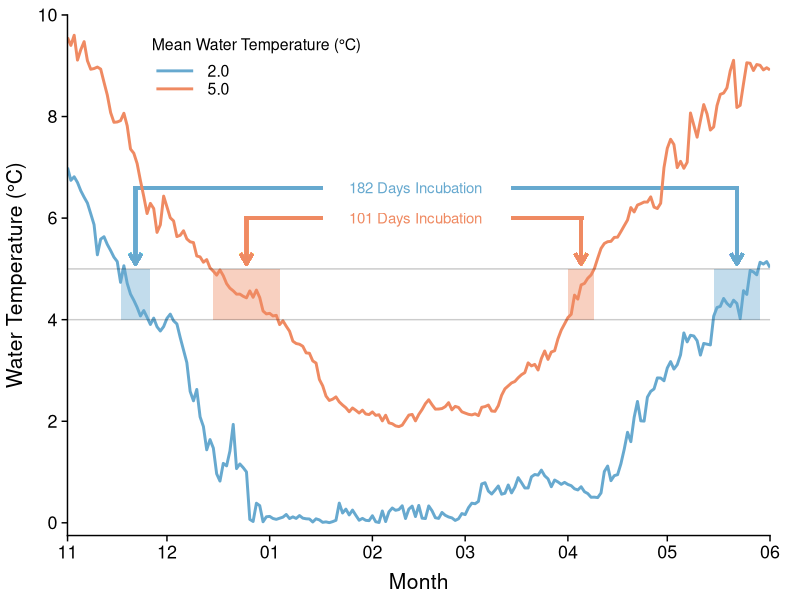

This figure's R source: (Note: this script raises an error after producing the figure.)
## ===========================================================
## Clear the environment first
## ===========================================================
rm(list = ls(all.names=TRUE))


## ===========================================================
## Load packages
## ===========================================================
library(readxl)
library(dplyr)
library(ggplot2)
library(lubridate)
library(tidyr)
library(grid)
library(gridExtra)
library(gtable)
library(geosphere)
library(zoo)
library(cowplot)


## ===========================================================
## Load data and prepare
## ===========================================================
temp.n <- read.csv("data/mock-temperature/HOBO-Lake-Superior-SandIsland-ModelingMock-Normal.csv", header = TRUE) %>% 
  mutate(date = as.POSIXct(paste0(year, "-", month, "-", day), format = "%Y-%m-%d"),
         group = "Normal")
temp.h <- read.csv("data/mock-temperature/HOBO-Lake-Superior-SandIsland-ModelingMock-Hot.csv", header = TRUE) %>% 
  mutate(date = as.POSIXct(paste0(year, "-", month, "-", day), format = "%Y-%m-%d"),
         group = "Hot")

temp <- bind_rows(temp.n, temp.h) %>% 
  filter(date < as.POSIXct("2018-06-02")) %>% 
  mutate(group = factor(group, ordered = TRUE, levels = c("Normal", "Hot"))) 

temp.spawn.start <- temp %>% group_by(group) %>% 
  filter(date < "2018-01-15") %>% 
  filter(mean.sst <= 5.0) %>% 
  filter(row_number() == 1) %>% 
  dplyr::select(group, spawn.start = date)

temp.spawn.end <- temp %>% group_by(group) %>% 
  filter(date < "2018-01-30") %>% 
  filter(mean.sst <= 4.0) %>% 
  filter(row_number() == 1) %>% 
  dplyr::select(group, spawn.end = date)

temp.hatch.start <- temp %>% group_by(group) %>% 
  filter(date > "2018-03-01") %>% 
  filter(mean.sst >= 4.0) %>% 
  filter(row_number() == 1) %>% 
  dplyr::select(group, hatch.start = date)

temp.hatch.end <- temp %>% group_by(group) %>% 
  filter(date > "2018-03-01") %>% 
  filter(mean.sst >= 5.0) %>% 
  filter(row_number() == 1) %>% 
  dplyr::select(group, hatch.end = date)


temp.spawn <- left_join(temp.spawn.start, temp.spawn.end) %>% 
  group_by(group) %>% 
  mutate(mean.date = mean(as.POSIXct(c(spawn.end, spawn.start), format = c("%Y-%m-%d"))))
temp.spawn.n <- temp.spawn %>% filter(group == "Normal")
temp.spawn.h <- temp.spawn %>% filter(group == "Hot")

temp.hatch <- left_join(temp.hatch.start, temp.hatch.end) %>% 
  group_by(group) %>% 
  mutate(mean.date = mean(as.POSIXct(c(hatch.end, hatch.start), format = c("%Y-%m-%d"))))
temp.hatch.n <- temp.hatch %>% filter(group == "Normal")
temp.hatch.h <- temp.hatch %>% filter(group == "Hot")

temp.summary <- temp %>% 
  left_join(temp.spawn.end) %>% 
  left_join(temp.hatch.start) %>% 
  group_by(group) %>% 
  #filter(date > spawn.end, date < hatch.start) %>% 
  summarize(mean.temp = mean(mean.sst),
            sd.temp = sd(mean.sst))

temp.incubation <- temp %>% 
  left_join(temp.spawn.end) %>% 
  left_join(temp.hatch.start) %>% 
  group_by(group) %>% 
  filter(date > spawn.end, date < hatch.start) %>% 
  summarize(n = n())

plot <- ggplot(data = temp, aes(x = date, y = mean.sst, group = group, color = group)) +
  annotate("rect", xmin = temp.spawn.n$spawn.start, xmax = temp.spawn.n$spawn.end, ymin = 4, ymax = 5, color = NA, fill = "#67a9cf", alpha = 0.4) +
  annotate("rect", xmin = temp.spawn.h$spawn.start, xmax = temp.spawn.h$spawn.end, ymin = 4, ymax = 5, color = NA, fill = "#ef8a62", alpha = 0.4) +
  annotate("rect", xmin = temp.hatch.n$hatch.start, xmax = temp.hatch.n$hatch.end, ymin = 4, ymax = 5, color = NA, fill = "#67a9cf", alpha = 0.4) +
  annotate("rect", xmin = temp.hatch.h$hatch.start, xmax = temp.hatch.h$hatch.end, ymin = 4, ymax = 5, color = NA, fill = "#ef8a62", alpha = 0.4) +
  ## Blue Label
  geom_segment(y = 6.6, x = temp.spawn.n$mean.date, yend = 5.1, xend = temp.spawn.n$mean.date, size = 1.1, color = "#67a9cf", arrow = arrow(length = unit(0.3, "cm"))) +
  geom_segment(y = 6.6, x = temp.hatch.n$mean.date, yend = 5.1, xend = temp.hatch.n$mean.date, size = 1.1, color = "#67a9cf", arrow = arrow(length = unit(0.3, "cm"))) +
  geom_segment(y = 6.6, x = temp.spawn.n$mean.date-(15*60*60), yend = 6.6, xend = as.POSIXct("2018-01-17"), size = 1.1, color = "#67a9cf") +
  geom_segment(y = 6.6, x = temp.hatch.n$mean.date+(15*60*60), yend = 6.6, xend = as.POSIXct("2018-03-15"), size = 1.1, color = "#67a9cf") +
  annotate("text", x = as.POSIXct("2018-02-14"), y = 6.6, label = "182 Days Incubation", color = "#67a9cf", size = 3.8, hjust = 0.5) +
  ## Orange Label
  geom_segment(y = 6, x = temp.spawn.h$mean.date, yend = 5.1, xend = temp.spawn.h$mean.date, size = 1.1, color = "#ef8a62", arrow = arrow(length = unit(0.3, "cm"))) +
  geom_segment(y = 6, x = temp.hatch.h$mean.date, yend = 5.1, xend = temp.hatch.h$mean.date, size = 1.1, color = "#ef8a62", arrow = arrow(length = unit(0.3, "cm"))) +
  geom_segment(y = 6, x = temp.spawn.h$mean.date-(15*60*60), yend = 6, xend = as.POSIXct("2018-01-17"), size = 1.1, color = "#ef8a62") +
  geom_segment(y = 6, x = temp.hatch.h$mean.date+(15*60*60), yend = 6, xend = as.POSIXct("2018-03-15"), size = 1.1, color = "#ef8a62") +
  annotate("text", x = as.POSIXct("2018-02-14"), y = 6, label = "101 Days Incubation", color = "#ef8a62", size = 3.8, hjust = 0.5) +
  geom_line(size = 1.0) +
  geom_hline(yintercept = 5, alpha = 0.2) +
  geom_hline(yintercept = 4, alpha = 0.2) +
  scale_x_datetime(date_labels = "%m", date_breaks = "1 month", expand = c(0.0001,0.0)) +
  scale_y_continuous(limits = c(-0.25, 10), breaks = seq(0, 10, 2), expand = c(0.0, 0.0)) +
  scale_color_manual(values = c("#67a9cf", "#ef8a62"), labels = c("2.0", "5.0")) +
  labs(y = "Water Temperature (°C)", x = "Month", color = "Mean Water Temperature (°C)") +
  theme_cowplot() +
  theme(panel.background = element_blank(), 
        panel.grid = element_blank(), 
        axis.line = element_line(), 
        axis.title.y = element_text(size = 15.2, margin = margin(0, 7.6, 0, 0)),
        axis.title.x = element_text(size = 15.2, margin = margin(7.6, 0, 0, 0)),
        axis.text.y = element_text(size = 12.9),
        axis.text.x = element_text(size = 12.9),
        axis.ticks.length = unit(1.5, 'mm'),
        legend.key = element_rect(fill = "white"), 
        legend.key.width = unit(2.3, 'lines'), 
        legend.key.height = unit(0.9, 'lines'),
        legend.title = element_text(size = 11.4),
        legend.text = element_text(size = 11.4), 
        legend.position = c(0.12, 0.9),
        plot.margin = unit(c(3.8, 7.6, 1.5, 1.5), "mm"))

ggdraw() +
  draw_image("figures/misc/egg_blue.png", x = -0.35, y = -0.075, scale = 0.1) +
  draw_image("figures/misc/egg_orange.png", x = -0.18, y = -0.0675, scale = 0.08) +
  draw_image("figures/misc/larvae_blue.png", x = 0.445, y = -0.043, scale = 0.1) +
  draw_image("figures/misc/larvae_orange.png", x = 0.26, y = -0.053, scale = 0.08) +
  draw_plot(plot)

ggsave("figures/mock-temp-scenario.png", height = 4.6, width = 6.9, dpi = 300)
